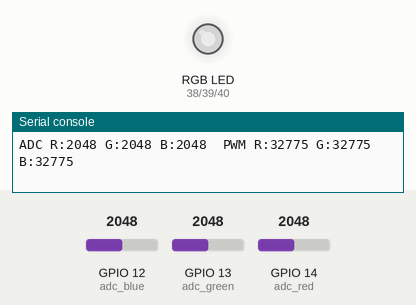
Bench run of a program on a simulated ESP32 board running MicroPython. Shown: an RGB LED mixed from three pins (HIGH = lit), the last lines printed to the serial console. The test bench sets the inputs (shaded band); at power-on: GPIO 12 (adc_blue) = 2048, GPIO 13 (adc_green) = 2048, GPIO 14 (adc_red) = 2048 (analog values on the 0–4095 scale). Dim RGB values are drawn brighter than linear.

Above: at 1.2 s.
1.3 s: GPIO 12 (adc_blue) set to 2866
At 2.5 s:
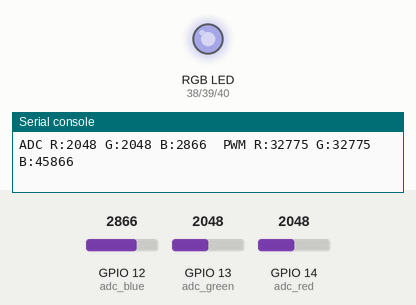
2.8 s: GPIO 13 (adc_green) set to 2866
At 3.2 s:
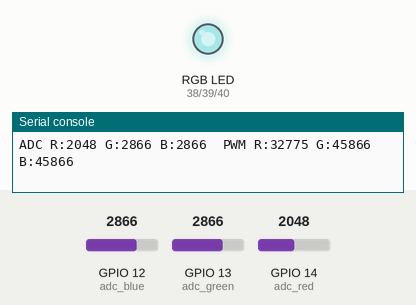
4.3 s: GPIO 14 (adc_red) set to 2866
At 4.9 s:
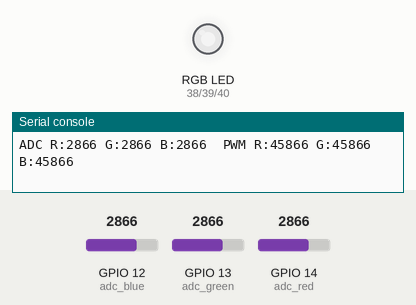
5.8 s: GPIO 12 (adc_blue) set to 3603
At 6.7 s:
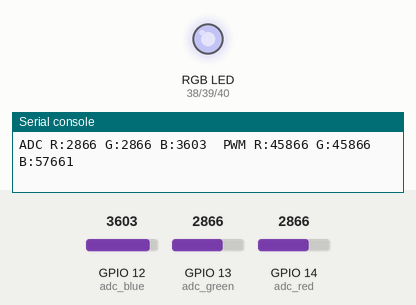
7.3 s: GPIO 13 (adc_green) set to 3603
At 8.5 s:
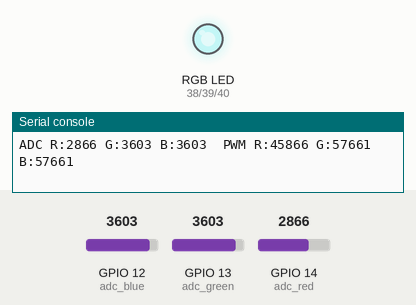
8.8 s: GPIO 14 (adc_red) set to 3603
At 10.1 s:
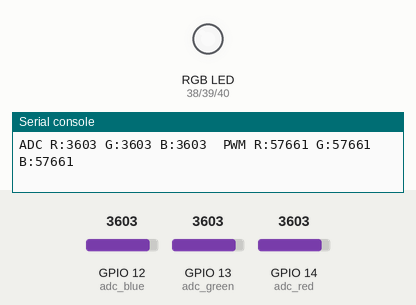
Timing chart, 0 to 11.3 s (numbered marks = the images above; inputs shaded):
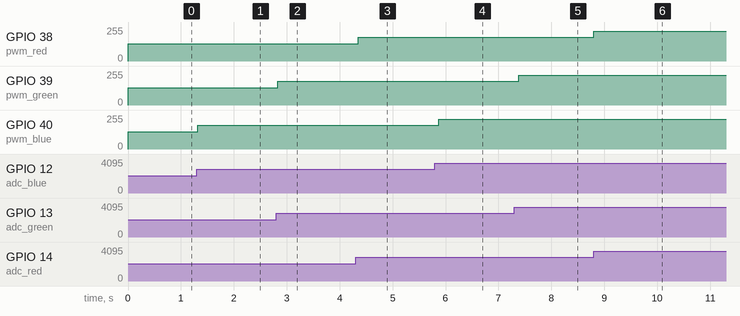

Measured:
- after the input at 1.3 s, GPIO 40 (pwm_blue): 128/255 → 178/255 at once
- after the input at 2.8 s, GPIO 39 (pwm_green): 128/255 → 178/255 at once
- after the input at 4.3 s, GPIO 38 (pwm_red): 128/255 → 178/255 after 0.05 s
- after the input at 5.8 s, GPIO 40 (pwm_blue): 178/255 → 224/255 after 0.07 s
- after the input at 7.3 s, GPIO 39 (pwm_green): 178/255 → 224/255 after 0.09 s
- after the input at 8.8 s, GPIO 38 (pwm_red): 178/255 → 224/255 at once

The program:

main.py
```python
from machine import Pin, ADC, PWM
import time

# Configuración ADC para los potenciómetros
adc_red = ADC(Pin(14))
adc_red.atten(ADC.ATTN_11DB)
adc_green = ADC(Pin(13))
adc_green.atten(ADC.ATTN_11DB)
adc_blue = ADC(Pin(12))
adc_blue.atten(ADC.ATTN_11DB)

# Configuración PWM para el LED RGB
pwm_red = PWM(Pin(38), freq=1000, duty_u16=0)
pwm_green = PWM(Pin(39), freq=1000, duty_u16=0)
pwm_blue = PWM(Pin(40), freq=1000, duty_u16=0)

# Conversion ADC -> PWM
def adc_to_pwm(value):
    return int((value / 4095) * 65535)

# Lectura filtrada del ADC
def read_adc_filtered(adc):
    total = adc.read() + adc.read() + adc.read()
    return total // 3

print("Iniciando control RGB con ADC y PWM")

while True:
    red_adc = read_adc_filtered(adc_red)
    green_adc = read_adc_filtered(adc_green)
    blue_adc = read_adc_filtered(adc_blue)

    red_pwm = adc_to_pwm(red_adc)
    green_pwm = adc_to_pwm(green_adc)
    blue_pwm = adc_to_pwm(blue_adc)

    pwm_red.duty_u16(red_pwm)
    pwm_green.duty_u16(green_pwm)
    pwm_blue.duty_u16(blue_pwm)

    print(
        "ADC R:{} G:{} B:{}  PWM R:{} G:{} B:{}".format(
            red_adc, green_adc, blue_adc, red_pwm, green_pwm, blue_pwm
        )
    )

    time.sleep(0.1)
```
